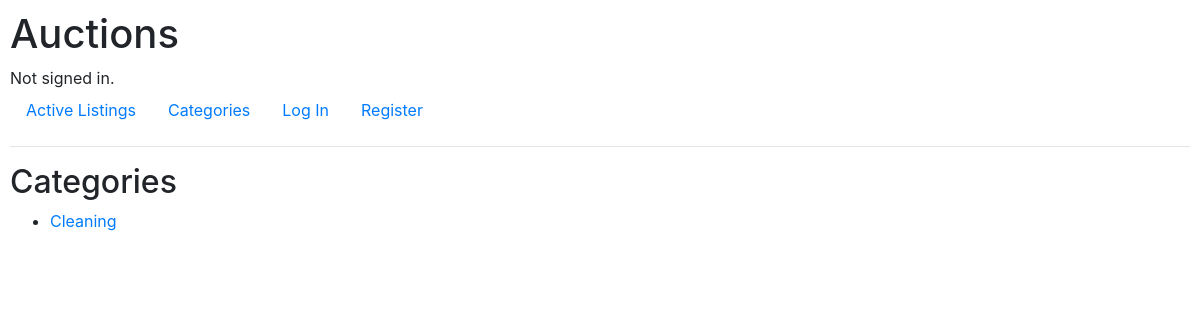
/categories, run on an earlier commit of the app's database.
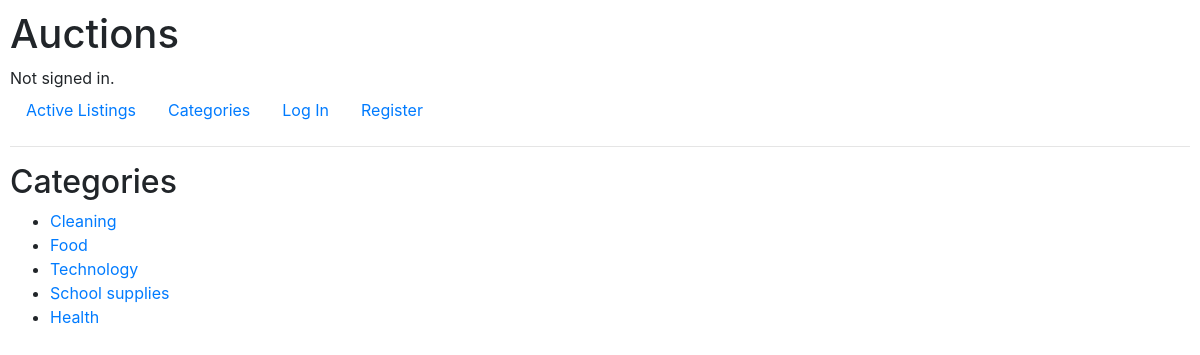
And on a later commit of the database.
### auctions/models.py (models this page shows, shortened)
class Category(models.Model):
    name = models.CharField(max_length=64)

### auctions/views.py (the view)
# urls.py: path("categories", views.categories, name="categories"),
def categories(request):
    categories = Category.objects.all()
    return render(request, "auctions/categories.html", {
        "categories": categories
    })

### auctions/templates/auctions/categories.html (shortened to what this page needs)
{% extends "auctions/layout.html" %}
{% block body %}
    <h2>Categories</h2>
    <ul>
        {% for cat in categories %}
            <li><a href="{% url 'category' cat.name %}">{{ cat.name }}</a></li>
        {% endfor %}
    </ul>
{% endblock %}

### auctions/templates/auctions/layout.html (shortened to what this page needs)
{% load static %}
<!DOCTYPE html>
<html lang="en">
    <head>
        <link rel="stylesheet" href="https://stackpath.bootstrapcdn.com/bootstrap/4.4.1/css/bootstrap.min.css">
        <link href="{% static 'auctions/styles.css' %}" rel="stylesheet">
    </head>
    <body>
        <div>
            <h1>Auctions</h1>
            {% if user.is_authenticated %}
                Signed in as <strong>{{ user.username }}</strong>.
            {% else %}
                Not signed in.
            {% endif %}
        </div>
        <ul class="nav">
            <li class="nav-item">
                <a class="nav-link" href="{% url 'index' %}">Active Listings</a>
            </li>
            <li class="nav-item">
                <a class="nav-link" href="{% url 'categories' %}">Categories</a>
            </li>
            {% if user.is_authenticated %}
                <li class="nav-item">
                <a class="nav-link" href="{% url 'watchlist' %}">Watchlist</a>
                </li>
                <li class="nav-item">
                    <a class="nav-link" href="{% url 'create' %}">Create Listing</a>
                </li>
                <li class="nav-item">
                    <a class="nav-link" href="{% url 'logout' %}">Log Out</a>
                </li>
                {% else %}
                <li class="nav-item">
                    <a class="nav-link" href="{% url 'login' %}">Log In</a>
                </li>
                <li class="nav-item">
                    <a class="nav-link" href="{% url 'register' %}">Register</a>
                </li>
            {% endif %}
        </ul>
        <hr>
        {% block body %}
        {% endblock %}
    </body>
</html>

### auctions/static/auctions/styles.css (style rules this page uses)
body { padding: 10px; }

What changed in the data, as far as the page shows it:
added Category: name "Food"
added Category: name "Technology"
added Category: name "School supplies"
added Category: name "Health"
